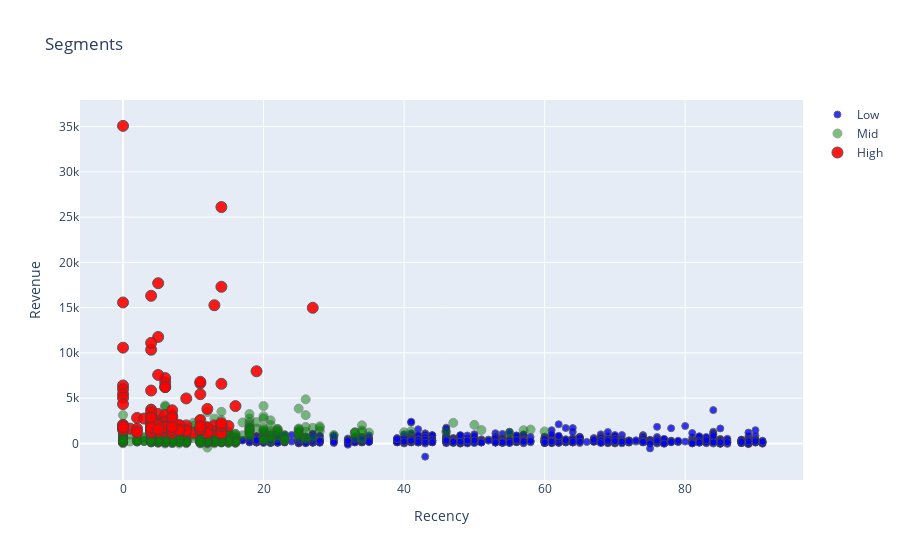

The code cell stored with this chart in its notebook:
### Code cell
tx_graph = tx_user.query("Revenue < 50000 and Frequency < 2000")

plot_data = [
    go.Scatter(
        x=tx_graph.query("Segment == 'Low-Value'")['Recency'],
        y=tx_graph.query("Segment == 'Low-Value'")['Revenue'],
        mode='markers',
        name='Low',
        marker= dict(size= 7,
            line= dict(width=1),
            color= 'blue',
            opacity= 0.8
           )
    ),
        go.Scatter(
        x=tx_graph.query("Segment == 'Mid-Value'")['Recency'],
        y=tx_graph.query("Segment == 'Mid-Value'")['Revenue'],
        mode='markers',
        name='Mid',
        marker= dict(size= 9,
            line= dict(width=1),
            color= 'green',
            opacity= 0.5
           )
    ),
        go.Scatter(
        x=tx_graph.query("Segment == 'High-Value'")['Recency'],
        y=tx_graph.query("Segment == 'High-Value'")['Revenue'],
        mode='markers',
        name='High',
        marker= dict(size= 11,
            line= dict(width=1),
            color= 'red',
            opacity= 0.9
           )
    ),
]

plot_layout = go.Layout(
        yaxis= {'title': "Revenue"},
        xaxis= {'title': "Recency"},
        title='Segments'
    )
fig = go.Figure(data=plot_data, layout=plot_layout)
pyoff.iplot(fig)

### Figure 1 — Plotly figure (JSON) as saved in the notebook; plotly's stock layout.template omitted (floating-point values rounded to 4 significant figures; data arrays with more than 128 entries replaced by an {"elided": "..."} marker saying what was removed)
{"data": [{"marker": {"color": "blue", "line": {"width": 1}, "opacity": 0.8, "size": 7}, "mode": "markers", "name": "Low", "type": "scatter", "x": {"elided": "1139 int values"}, "y": {"elided": "1139 float values"}}, {"marker": {"color": "green", "line": {"width": 1}, "opacity": 0.5, "size": 9}, "mode": "markers", "name": "Mid", "type": "scatter", "x": {"elided": "583 int values"}, "y": {"elided": "583 float values"}}, {"marker": {"color": "red", "line": {"width": 1}, "opacity": 0.9, "size": 11}, "mode": "markers", "name": "High", "type": "scatter", "x": [4, 11, 4, 7, 4, 6, 4, 0, 5, 13, 14, 2, 19, 5, 5, 7, 4, 4, 4, 9, 14, 4, 7, 4, 12, 0, 10, 5, 0, 13, 9, 0, 0, 15, 3, 6, 0, 8, 6, 16, 6, 0, 11, 14, 11, 5, 5, 11, 5, 4, 4, 7, 14, 0, 0, 6, 4, 6, 14, 4, 0, 7, 6, 6, 5, 5, 12, 7, 7, 0, 14, 9, 14, 12, 7, 6, 1, 27, 14, 4, 13, 4, 9, 4, 5, 4, 2, 9, 7, 4, 4, 2, 11, 4, 0, 6, 7, 6, 12, 4, 11, 7, 8, 5, 14, 11, 4, 0, 7, 4, 0, 11, 7, 11, 5, 8, 8, 7], "y": [1448.0, 1481.0, 2963.0, 1254.0, 16310.0, 1296.0, 3729.0, 6401.0, 1264.0, 1379.0, 2034.0, 2819.0, 7970.0, 2507.0, 3252.0, 3019.0, 10350.0, 1779.0, 3027.0, 1269.0, 26110.0, 1580.0, 1570.0, 3403.0, 3813.0, 5985.0, 1179.0, 1791.0, 15570.0, 1989.0, 1570.0, 5435.0, 10580.0, 1931.0, 2740.0, 1785.0, 1758.0, 1956.0, 3149.0, 4119.0, 6742.0, 5022.0, 6639.0, 1503.0, 5434.0, 11760.0, 2215.0, 6809.0, 17700.0, 11110.0, 1973.0, 1177.0, 1113.0, 4337.0, 35090.0, 2389.0, 1654.0, 1856.0, 1940.0, 2695.0, 1973.0, 3655.0, 6224.0, 7213.0, 1987.0, 7566.0, 1722.0, 1311.0, 1398.0, 1792.0, 17310.0, 1989.0, 1958.0, 1791.0, 2062.0, 1799.0, 1626.0, 14980.0, 6584.0, 2825.0, 15260.0, 1132.0, 4966.0, 2273.0, 1682.0, 1405.0, 1622.0, 1413.0, 1583.0, 2132.0, 1655.0, 1220.0, 1484.0, 2833.0, 2053.0, 1796.0, 1666.0, 6227.0, 1161.0, 1349.0, 2579.0, 1155.0, 1674.0, 1988.0, 2226.0, 1513.0, 1763.0, 1515.0, 1465.0, 5838.0, 1811.0, 1595.0, 2834.0, 1889.0, 1556.0, 2027.0, 1444.0, 1802.0]}], "layout": {"autosize": true, "title": {"text": "Segments"}, "xaxis": {"autorange": true, "range": [-5.878, 96.6], "title": {"text": "Recency"}, "type": "linear"}, "yaxis": {"autorange": true, "range": [-4705.0, 38930.0], "title": {"text": "Revenue"}, "type": "linear"}}}
